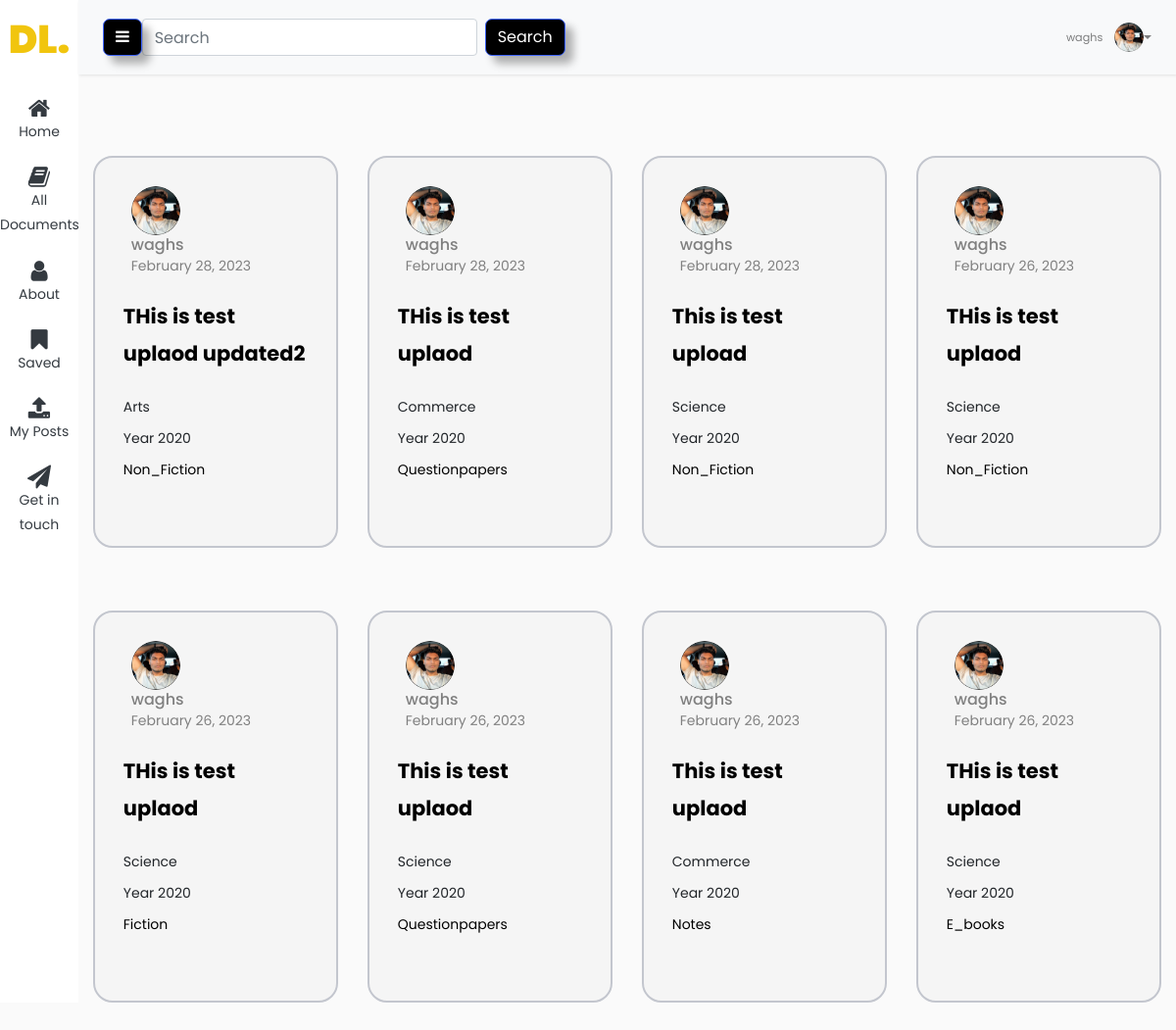
The page /mypost/ (signed in) on the database its author committed.
### users/models.py (models this page shows, shortened)
class Profile(models.Model):
    user = models.OneToOneField(User, on_delete=models.CASCADE)
    image = models.ImageField(default='default.jpg', upload_to='profile_pics')
    Stream = models.CharField(max_length=100)

### blog/models.py (models this page shows, shortened)
class Document2(models.Model):
    description = models.CharField(max_length=255, blank=True)
    pdf = models.FileField(upload_to='pdf/', null=True)
    date_posted = models.DateTimeField(default=timezone.now)
    category = models.ForeignKey(Category2, on_delete=models.CASCADE, related_name='documents')
    author = models.ForeignKey(User, on_delete=models.CASCADE, null=True)
    favourites = models.ManyToManyField(User, related_name='favourite_documents', default=None, blank=True)
    stream = models.ForeignKey(Stream, on_delete=models.CASCADE, null=True)
    year = models.ForeignKey(Year, on_delete=models.CASCADE, default=2020)
    course = models.ForeignKey(Course, on_delete=models.CASCADE, default=1)

class Stream(models.Model):
    name = models.CharField(max_length=255)
    def __str__(self):
        return self.name

class Year(models.Model):
    classof = models.IntegerField()
    def __str__(self):
        return f"Year {self.classof}"

class Category2(models.Model):
    name = models.CharField(max_length=255, blank=True)
    def __str__(self):
        return self.name

### blog/views.py (the view)
# urls.py: path('mypost/', views.userpost , name='userpost'),
def userpost(request):
    user = request.user
    user_posts = Document2.objects.filter(author=request.user).order_by('-date_posted')
    template = 'blog/userpost.html'
    return render(request, template, {'user_posts':user_posts,'user': user})

### blog/templates/blog/userpost.html (shortened to what this page needs)
{% extends "blog/basewithsidebar.html" %}
{% block content %}
{% for document in user_posts %}
<div class="col-md-3 mt-5 d-flex justify-content-center">
    <div class="card mt-3">
    <div class="px-2 " >
      <img class="rounded-circle shadow-4-strong" width="50px" src="{{ document.author.profile.image.url }}" alt="">
        </div>
    <div class="ms-2 c-details">
        <h6 class="mb-0">{{ user.username }}</h6> <span>{{ document.date_posted|date:"F d, Y" }}</span>
    </div>
		<div class="card-details">
		  <p class="text-title">{{ document.description }}</p>
		  <p class="text-body  ">{{document.stream}}</p>
		  <p class="text-body  ">{{document.year}}</p>
      <p href="{% url 'category' document.category%}">{{ document.category}}</p>
		</div>
	  </div>
</div>
{% endfor %}
{% endblock content %}

### blog/templates/blog/basewithsidebar.html (shortened to what this page needs)
{% load static %}
<!doctype html>
<html lang="en">
  <head>
  <link rel="stylesheet" href="https://cdnjs.cloudflare.com/ajax/libs/twitter-bootstrap/5.1.3/css/bootstrap.min.css">
	<link rel="stylesheet" href="https://stackpath.bootstrapcdn.com/font-awesome/4.7.0/css/font-awesome.min.css">
  </head>
  <body>
		<div class="wrapper d-flex align-items-stretch">
			<nav id="sidebar" class="active">
				<h1><a href="{% url 'blog-home' %}" class="logo" style="color: #f1c50e;">DL.</a></h1>
        <ul class="list-unstyled components mb-5 ">
          <li class="active ">
            <a href="{% url 'blog-home' %}" class="text-dark"><span class="fa fa-home"></span>Home</a>
          </li>
          <li class="active ">
            <a href="{% url 'helpme-home2' %}" class="text-dark"><span class="fa fa-book"></span> All Documents</a>
          </li>
          <li>
              <a  href="{% url 'profile' %}" class="text-dark"><span class="fa fa-user"></span> About</a>
          </li>
          <li>
            <a href="{% url 'favourite_list' %}" class="text-dark"><span class="fa fa-bookmark"></span>Saved</a>
          </li>
          <li>
            <a href="{% url 'userpost' %}" class="text-dark"><span class="fa fa-upload"></span> My Posts</a>
          </li>
          <li>
            <a href="{% url 'user_info' %}" class="text-dark"><span class="fa fa-paper-plane"></span>Get in touch</a>
          </li>
        </ul>
    	</nav>
      <div id="content" class="">
        <nav class="navbar navbar-expand-lg navbar-light bg-light">
          <div class="container-fluid">
              <button type="button" id="sidebarCollapse" class="btn btn-primary">
                  <i class="fa fa-bars"></i>
              </button>
              <form method="GET" action="/search" class="form-inline my-2 my-lg-0">
                  <input class="form-control mr-sm-2" type="search" placeholder="Search" aria-label="Search" name="query" id="query">
                  <button class="btn btn-primary" type="submit">Search</button>
              </form>
              <div class="collapse navbar-collapse" id="navbarSupportedContent" style="justify-content: flex-end;">
                  <ul class="navbar-nav ms-auto mb-2 mb-lg-0">
                      {% if user.is_authenticated %}
                      <li class="nav-item dropdown no-arrow">
                          <a class="nav-link dropdown-toggle" href="#" id="userDropdown" role="button" data-toggle="dropdown" aria-haspopup="true" aria-expanded="false">
                              <span class="mr-2 d-none d-lg-inline text-gray-600 small">{{ user.username }}</span>
                              <img class="img-profile rounded-circle" src="{{ user.profile.image.url }}" height="30" alt="Profile Image" loading="lazy">
                          </a>
                      </li>
                      {% endif %}
                  </ul>
              </div>
          </div>
      </nav>
        <div class="container">
            <div class="row"  >
                        {% block content %} {%endblock%}
              </div>
        </div>
		</div>
  </body>
</html>

### blog/templates/blog/userpost.html (style rules this page uses)
button { position: relative; font-size: 1.2em; padding: 0.7em 1.4em; background-color: #BF0426; text-decoration: none; border: none; border-radius: 0.5em; color: #DEDEDE; box-shadow: 0.5em 0.5em 0.5em rgba(0, 0, 0, 0.3); }
button::before { position: absolute; content: ''; height: 0; width: 0; top: 0; left: 0; background: linear-gradient(135deg, rgb(245 245 245) 0%, rgb(255 255 255) 50%, #ffc107 50%, #ffc107 60%); border-radius: 0 0 0.5em 0; box-shadow: 0.2em 0.2em 0.2em rgba(0, 0, 0, 0.3); transition: 0.3s; }
.card { width: 300px; height: 400px; border-radius: 20px; background: #f5f5f5; position: relative; padding: 1.8rem; border: 2px solid #c3c6ce; transition: 0.5s ease-out; overflow: visible; }
.card-details { color: black; height: 100%; gap: .5em; display: grid; place-content: center; }
.text-body { color: rgb(134, 134, 134); margin-bottom: 0%; }
.text-title { font-size: 1.5em; font-weight: bold; }

### rows shown on the page
Document2: author.profile.image (picture), date_posted "February 28, 2023", description "THis is test uplaod updated2", stream "Arts", year "Year 2020", category "Non_Fiction"
Document2: author.profile.image (picture), date_posted "February 28, 2023", description "THis is test uplaod", stream "Commerce", year "Year 2020", category "Questionpapers"
Document2: author.profile.image (picture), date_posted "February 28, 2023", description "This is test upload", stream "Science", year "Year 2020", category "Non_Fiction"
Document2: author.profile.image (picture), date_posted "February 26, 2023", description "THis is test uplaod", stream "Science", year "Year 2020", category "Non_Fiction"
Document2: author.profile.image (picture), date_posted "February 26, 2023", description "THis is test uplaod", stream "Science", year "Year 2020", category "Fiction"
Document2: author.profile.image (picture), date_posted "February 26, 2023", description "This is test uplaod", stream "Science", year "Year 2020", category "Questionpapers"
Document2: author.profile.image (picture), date_posted "February 26, 2023", description "This is test uplaod", stream "Commerce", year "Year 2020", category "Notes"
Document2: author.profile.image (picture), date_posted "February 26, 2023", description "THis is test uplaod", stream "Science", year "Year 2020", category "E_books"

### other values the page prints
{{ user.username }} "waghs"
